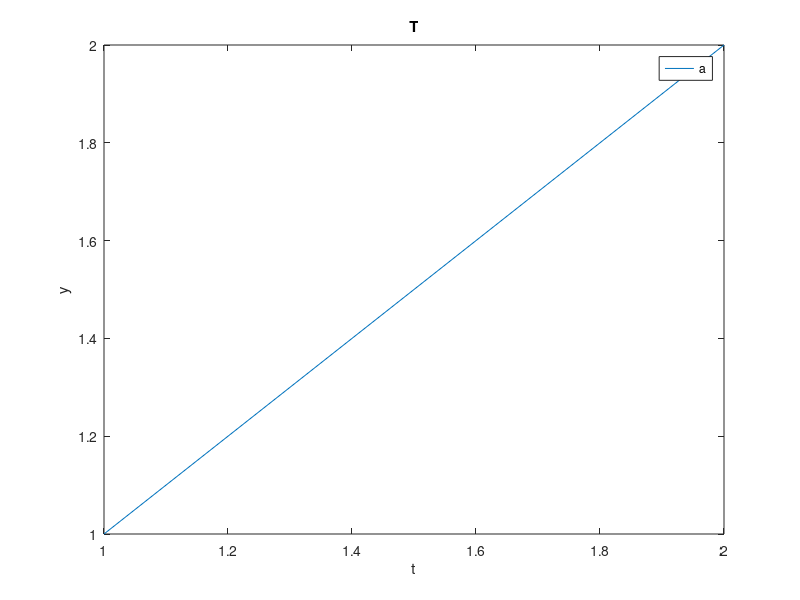

MATLAB code for this plot: (Note: this script raises an error after producing the figure.)
% covers: 4 - xlabel, ylabel, title and legend each put their text in the saved SVG as a text of its own
% Item 4 as the spec writes it, the file named after the case. The SVG is
% read back and deleted before anything is asserted about it.
plot(1:2);
xlabel('t');
ylabel('y');
title('T');
legend('a');
saveas(gcf, 'labels_title_legend_text.svg');
s = fileread('labels_title_legend_text.svg');
delete('labels_title_legend_text.svg');
fprintf('%d %d %d %d\n', ~isempty(strfind(s, '>t<')), ~isempty(strfind(s, '>y<')), ~isempty(strfind(s, '>T<')), ~isempty(strfind(s, '>a<')))
